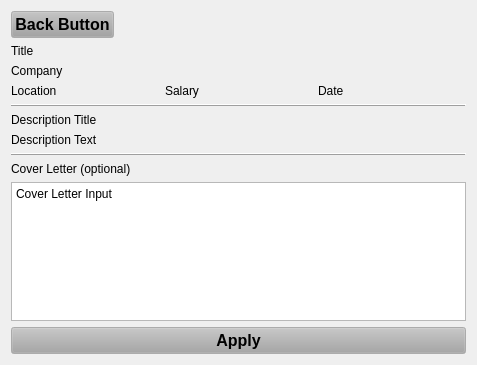
<?xml version="1.0" encoding="UTF-8"?>
<ui version="4.0">
 <class>Form</class>
 <widget class="QWidget" name="Form">
  <property name="geometry">
   <rect>
    <x>0</x>
    <y>0</y>
    <width>477</width>
    <height>365</height>
   </rect>
  </property>
  <property name="windowTitle">
   <string>Form</string>
  </property>
  <layout class="QVBoxLayout" name="verticalLayout">
   <item>
    <widget class="QPushButton" name="back_btn">
     <property name="sizePolicy">
      <sizepolicy hsizetype="Fixed" vsizetype="Fixed">
       <horstretch>0</horstretch>
       <verstretch>0</verstretch>
      </sizepolicy>
     </property>
     <property name="palette">
      <palette>
       <active>
        <colorrole role="Button">
         <brush brushstyle="SolidPattern">
          <color alpha="179">
           <red>161</red>
           <green>161</green>
           <blue>161</blue>
          </color>
         </brush>
        </colorrole>
       </active>
       <inactive>
        <colorrole role="Button">
         <brush brushstyle="SolidPattern">
          <color alpha="179">
           <red>161</red>
           <green>161</green>
           <blue>161</blue>
          </color>
         </brush>
        </colorrole>
       </inactive>
       <disabled>
        <colorrole role="Button">
         <brush brushstyle="SolidPattern">
          <color alpha="179">
           <red>161</red>
           <green>161</green>
           <blue>161</blue>
          </color>
         </brush>
        </colorrole>
       </disabled>
      </palette>
     </property>
     <property name="font">
      <font>
       <family>Arial</family>
       <pointsize>12</pointsize>
       <bold>true</bold>
      </font>
     </property>
     <property name="text">
      <string>Back Button</string>
     </property>
    </widget>
   </item>
   <item>
    <widget class="QLabel" name="title_lbl">
     <property name="text">
      <string>Title</string>
     </property>
    </widget>
   </item>
   <item>
    <widget class="QLabel" name="company_lbl">
     <property name="text">
      <string>Company</string>
     </property>
    </widget>
   </item>
   <item>
    <layout class="QHBoxLayout" name="horizontalLayout">
     <item>
      <widget class="QLabel" name="location_lbl">
       <property name="text">
        <string>Location</string>
       </property>
      </widget>
     </item>
     <item>
      <widget class="QLabel" name="salary_lbl">
       <property name="text">
        <string>Salary</string>
       </property>
      </widget>
     </item>
     <item>
      <widget class="QLabel" name="date_lbl">
       <property name="text">
        <string>Date</string>
       </property>
      </widget>
     </item>
    </layout>
   </item>
   <item>
    <widget class="QFrame" name="frame">
     <property name="frameShape">
      <enum>QFrame::Shape::HLine</enum>
     </property>
     <property name="frameShadow">
      <enum>QFrame::Shadow::Raised</enum>
     </property>
    </widget>
   </item>
   <item>
    <widget class="QLabel" name="desc_title">
     <property name="text">
      <string>Description Title</string>
     </property>
    </widget>
   </item>
   <item>
    <widget class="QLabel" name="desc_lbl">
     <property name="text">
      <string>Description Text</string>
     </property>
     <property name="wordWrap">
      <bool>true</bool>
     </property>
    </widget>
   </item>
   <item>
    <widget class="QFrame" name="frame_2">
     <property name="frameShape">
      <enum>QFrame::Shape::HLine</enum>
     </property>
     <property name="frameShadow">
      <enum>QFrame::Shadow::Raised</enum>
     </property>
    </widget>
   </item>
   <item>
    <widget class="QLabel" name="cover_title">
     <property name="text">
      <string>Cover Letter (optional)</string>
     </property>
    </widget>
   </item>
   <item>
    <widget class="QTextEdit" name="cover_letter">
     <property name="html">
      <string>&lt;!DOCTYPE HTML PUBLIC &quot;-//W3C//DTD HTML 4.0//EN&quot; &quot;http://www.w3.org/TR/REC-html40/strict.dtd&quot;&gt;
&lt;html&gt;&lt;head&gt;&lt;meta name=&quot;qrichtext&quot; content=&quot;1&quot; /&gt;&lt;meta charset=&quot;utf-8&quot; /&gt;&lt;style type=&quot;text/css&quot;&gt;
p, li { white-space: pre-wrap; }
hr { height: 1px; border-width: 0; }
li.unchecked::marker { content: &quot;\2610&quot;; }
li.checked::marker { content: &quot;\2612&quot;; }
&lt;/style&gt;&lt;/head&gt;&lt;body style=&quot; font-family:'Segoe UI'; font-size:9pt; font-weight:400; font-style:normal;&quot;&gt;
&lt;p style=&quot; margin-top:0px; margin-bottom:0px; margin-left:0px; margin-right:0px; -qt-block-indent:0; text-indent:0px;&quot;&gt;Cover Letter Input&lt;/p&gt;&lt;/body&gt;&lt;/html&gt;</string>
     </property>
    </widget>
   </item>
   <item>
    <widget class="QPushButton" name="apply_btn">
     <property name="palette">
      <palette>
       <active>
        <colorrole role="Button">
         <brush brushstyle="SolidPattern">
          <color alpha="179">
           <red>166</red>
           <green>166</green>
           <blue>166</blue>
          </color>
         </brush>
        </colorrole>
       </active>
       <inactive>
        <colorrole role="Button">
         <brush brushstyle="SolidPattern">
          <color alpha="179">
           <red>166</red>
           <green>166</green>
           <blue>166</blue>
          </color>
         </brush>
        </colorrole>
       </inactive>
       <disabled>
        <colorrole role="Button">
         <brush brushstyle="SolidPattern">
          <color alpha="179">
           <red>166</red>
           <green>166</green>
           <blue>166</blue>
          </color>
         </brush>
        </colorrole>
       </disabled>
      </palette>
     </property>
     <property name="font">
      <font>
       <family>Arial</family>
       <pointsize>12</pointsize>
       <bold>true</bold>
      </font>
     </property>
     <property name="text">
      <string>Apply</string>
     </property>
    </widget>
   </item>
   <item>
    <spacer name="verticalSpacer">
     <property name="orientation">
      <enum>Qt::Orientation::Vertical</enum>
     </property>
     <property name="sizeHint" stdset="0">
      <size>
       <width>20</width>
       <height>40</height>
      </size>
     </property>
    </spacer>
   </item>
  </layout>
 </widget>
 <resources/>
 <connections/>
</ui>
